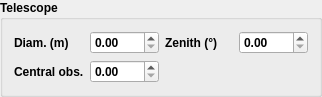
   <widget class="QGroupBox" name="groupBox">
    <property name="geometry">
     <rect>
      <x>767</x>
      <y>77</y>
      <width>322</width>
      <height>84</height>
     </rect>
    </property>
    <property name="font">
     <font>
      <weight>75</weight>
      <bold>true</bold>
     </font>
    </property>
    <property name="title">
     <string>Telescope</string>
    </property>
    <property name="checkable">
     <bool>false</bool>
    </property>
    <layout class="QVBoxLayout" name="verticalLayout_2">
     <item>
      <layout class="QGridLayout" name="gridLayout">
       <item row="1" column="1">
        <widget class="QDoubleSpinBox" name="doubleSpinBox_2"/>
       </item>
       <item row="0" column="0">
        <widget class="QLabel" name="label_2">
         <property name="text">
          <string>Diam. (m)</string>
         </property>
        </widget>
       </item>
       <item row="0" column="1">
        <widget class="QDoubleSpinBox" name="doubleSpinBox"/>
       </item>
       <item row="0" column="2">
        <widget class="QLabel" name="label_4">
         <property name="text">
          <string>Zenith (°)</string>
         </property>
        </widget>
       </item>
       <item row="1" column="0">
        <widget class="QLabel" name="label_3">
         <property name="text">
          <string>Central obs.</string>
         </property>
        </widget>
       </item>
       <item row="0" column="3">
        <widget class="QDoubleSpinBox" name="doubleSpinBox_3"/>
       </item>
      </layout>
     </item>
    </layout>
   </widget>
